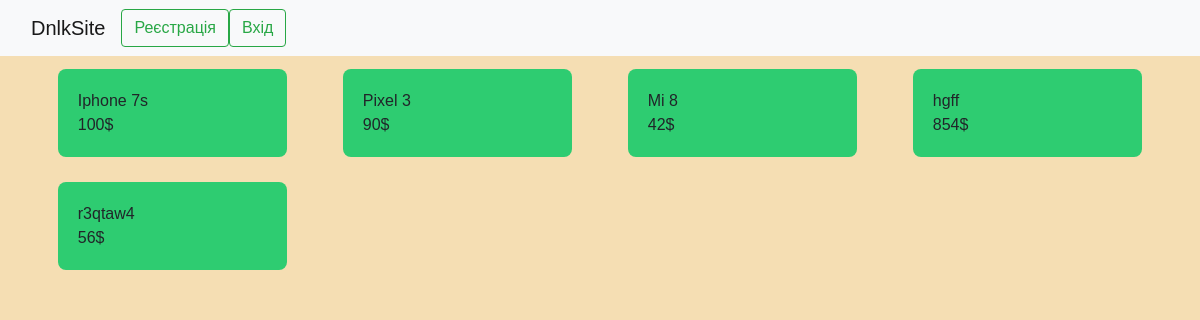
The app's page /, older data.
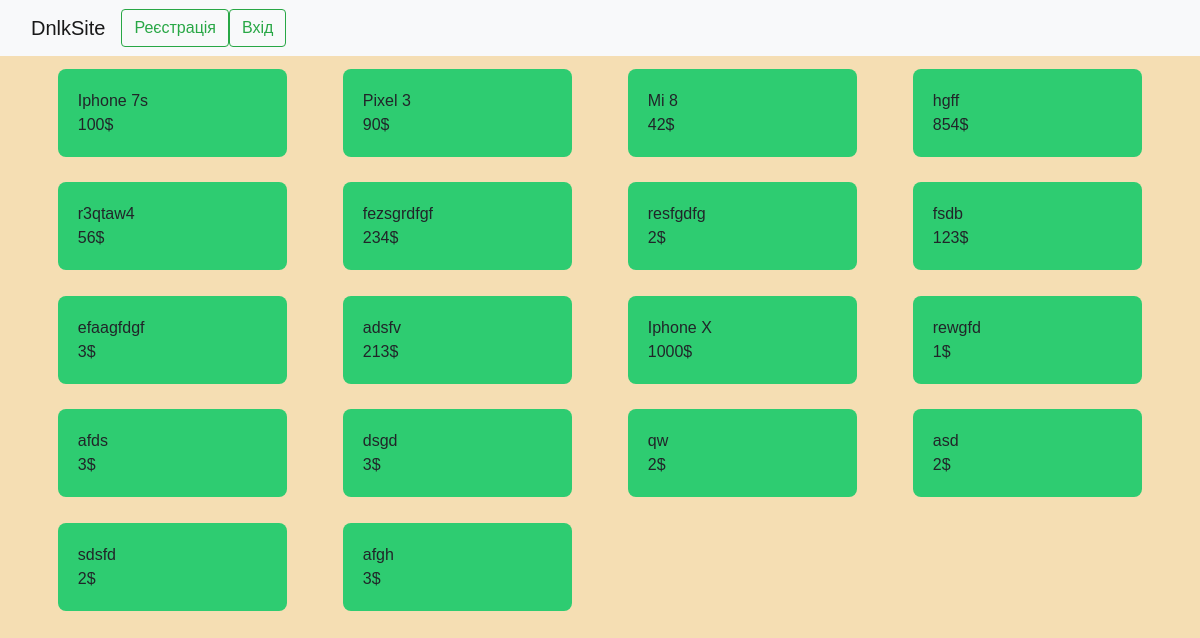
The same page, newer data.
### mainpage/models.py (models this page shows, shortened)
class Products(models.Model):
    name_product = models.CharField('Назва', max_length=250)
    price_product = models.IntegerField('Ціна')
    about_product = models.TextField('Опис')
    date = models.DateTimeField('Дата добавлення', default=timezone.now)
    author = models.ForeignKey(User,on_delete=models.CASCADE,verbose_name='Автор',blank=True,null=True)
    class Meta:
        verbose_name = "Товар"
        verbose_name_plural = 'Товари'

### mainpage/views.py (the view)
# urls.py: path('', views.mainpage, name='mainpage'),
def mainpage(request):
    products = Products.objects.all()
    names=['dfgh','dfgh','dfcgvhb','ghj']
    return render(request,'mainpage/mainpage.html',{'Products':products})

### mainpage/templates/mainpage/mainpage.html (shortened to what this page needs)
{% extends 'mainpage/layout.html' %}
{% load static %}
{% load auth_extras %}
{% block content %}
<nav class="navbar navbar-expand-lg navbar-light bg-light">
    <div class="container-fluid">
        <a class="navbar-brand" >DnlkSite</a>
        <div class="collapse navbar-collapse" id="navbarNavAltMarkup">
            <div class="navbar-nav">
                {% if request.user.is_authenticated %}
                <div  class="nav-item">
                    <form  method="post">
                        <a class="btn btn-outline-success me-2" href="{% url 'user_logout' %}" >Вийти</a>
                        {% if request.user.is_staff or request.user|has_group:"Sellers" %}
                            <a class="btn btn-outline-success me-2" href="{% url 'createproduct' %}">Добавити товар</a>
                        {% endif %}
                        <a class="btn btn-danger" >{{ user.username }}</a>
                    </form>
                </div>
                {% else %}
                    <a class="btn btn-outline-success me-2" href="{% url 'registration' %}">Реєстрація</a>
                    <a class="btn btn-outline-success me-2" href="{% url 'user_login' %}">Вхід</a>
                {% endif %}
            </div>
        </div>
    </div>
</nav>
<div class="container">
    <div class="row row-cols-4">
        {% for product in Products %}
        <div class="col">
            <div class="box">
                <a>{{product.name_product}}</a><br>
                <a>{{product.price_product}}$</a><br>
            </div>
        </div>
        {% endfor %}
    </div>
</div>
<link rel="stylesheet" href="{% static 'mainpage/css/mainpage.css' %}">
{% endblock %}

Row changes from the older to the newer data that the page shows:
added Products: name_product "fezsgrdfgf", price_product "234"
added Products: name_product "resfgdfg", price_product "2"
added Products: name_product "fsdb", price_product "123"
added Products: name_product "efaagfdgf", price_product "3"
added Products: name_product "adsfv", price_product "213"
added Products: name_product "Iphone X", price_product "1000"
added Products: name_product "rewgfd", price_product "1"
added Products: name_product "afds", price_product "3"
added Products: name_product "dsgd", price_product "3"
added Products: name_product "qw", price_product "2"
added Products: name_product "asd", price_product "2"
added Products: name_product "sdsfd", price_product "2"
added Products: name_product "afgh", price_product "3"
